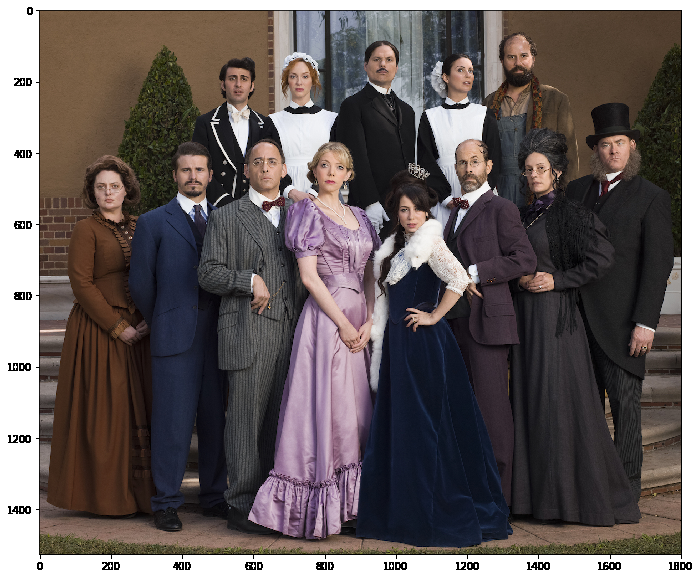
#> input picture images/faces.png, 700 x 578 px
$ jupyter execute HaarCascade.ipynb   (shell and % lines are left out)
#> lines starting #> are read from the running program, lines starting #| are printed output that depends on the picture
[cell 1]
# import required libraries for this section
import numpy as np
import matplotlib.pyplot as plt
import cv2

[cell 2]
# load in color image for face detection
image = cv2.imread('images/faces.png')
#> image is the input picture: shape (578, 700, 3); mean B, G, R 91.6, 92.3, 101

# convert to RBG
image = cv2.cvtColor(image, cv2.COLOR_BGR2RGB)

plt.figure(figsize=(20,10))
plt.imshow(image)

[cell 3]
# convert to grayscale
gray = cv2.cvtColor(image, cv2.COLOR_BGR2GRAY)
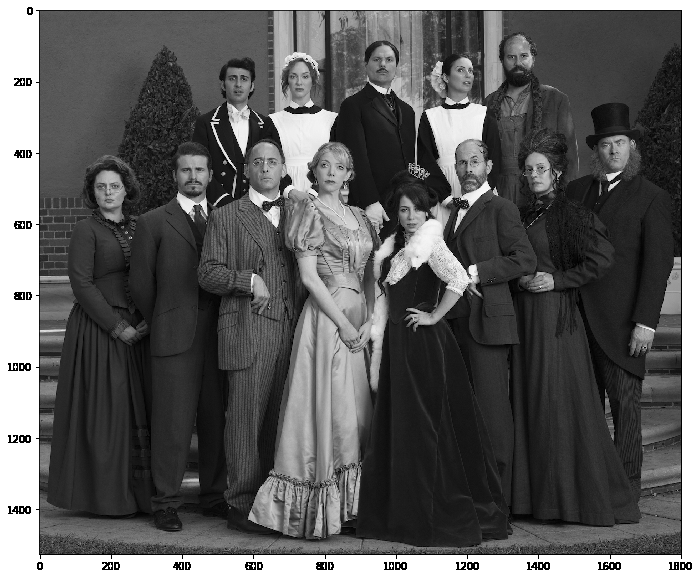
#> gray: shape (578, 700); min 0, max 255, mean 93.1

plt.figure(figsize=(20,10))
plt.imshow(gray, cmap='gray')

[cell 4]
# load in cascade classifier
path = 'C:\Anaconda3\envs\myWindowsCV\Library\etc\haarcascades\haarcascade_frontalface_default.xml'
face_cascade = cv2.CascadeClassifier(path)
#face_cascade = cv2.CascadeClassifier('./detector_architectures/haarcascade_frontalface_default.xml')

# run the detector on the grayscale image
faces = face_cascade.detectMultiScale(gray, 4, 6)
#> faces = ()

[cell 5]
# print out the detections found
print ('We found ' + str(len(faces)) + ' faces in this image')
#| We found 0 faces in this image
print ("Their coordinates and lengths/widths are as follows")
print ('=============================')
print (faces)

[cell 6]
img_with_detections = np.copy(image)   # make a copy of the original image to plot rectangle detections ontop of

# loop over our detections and draw their corresponding boxes on top of our original image
for (x,y,w,h) in faces:
    # draw next detection as a red rectangle on top of the original image.
    # Note: the fourth element (255,0,0) determines the color of the rectangle,
    # and the final argument (here set to 5) determines the width of the drawn rectangle
    cv2.rectangle(img_with_detections,(x,y),(x+w,y+h),(255,0,0),5)
#> this loop made 0 passes

# display the result
plt.figure(figsize=(20,10))
plt.imshow(img_with_detections)


$ run again, with images/1_Plv6QiddQAWFuM8ZkNdEMA.png copied over images/faces.png
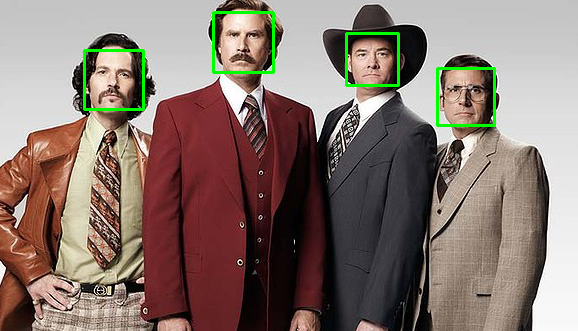
#> input picture images/1_Plv6QiddQAWFuM8ZkNdEMA.png, 578 x 331 px
#> image is the input picture: shape (331, 578, 3); mean B, G, R 110, 118, 134.7
#> `gray = cv2.cvtColor(image, cv2.COLOR_BGR2GRAY)`:
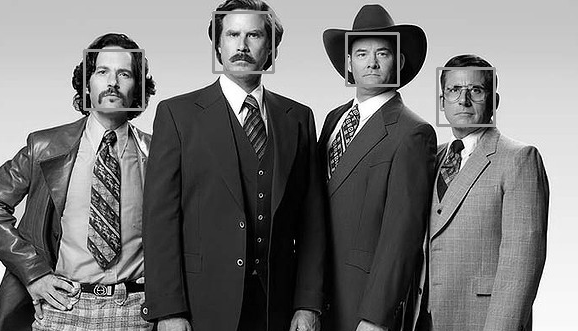
#> gray: shape (331, 578); min 0, max 255, mean 117.5
#> faces = ()
#| We found 0 faces in this image
